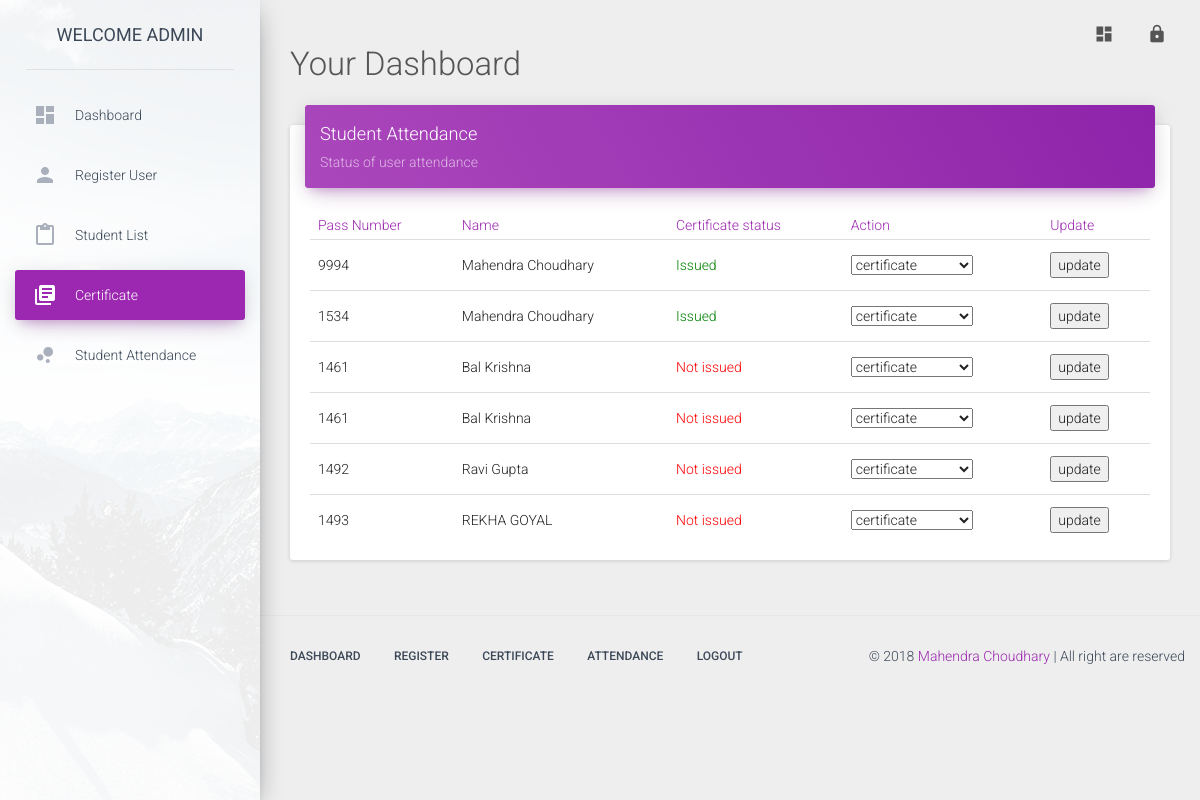
Screenshot of /certificate.php (signed in) with the database file from the repository.
### tables this page shows
CREATE TABLE IF NOT EXISTS `registration_details` (
  `user_id` int(255) NOT NULL AUTO_INCREMENT,
  `registration_type` varchar(255) NOT NULL,
  `pass_no` varchar(255) NOT NULL,
  `name` varchar(255) NOT NULL,
  `registrar_name` varchar(255) NOT NULL,
  `reg_date` varchar(255) NOT NULL,
  `reg_month` varchar(255) NOT NULL,
  `reg_year` varchar(255) NOT NULL,
  `address` varchar(255) NOT NULL,
  `area` varchar(255) NOT NULL,
  `city` varchar(255) NOT NULL,
  `gender` varchar(25) NOT NULL,
  `age` varchar(255) NOT NULL,
  `occupation` varchar(255) NOT NULL,
  `mobile` varchar(255) NOT NULL,
  `email` varchar(255) NOT NULL,
  `amt_paid` varchar(255) NOT NULL,
  `amt_due` varchar(255) NOT NULL,
  PRIMARY KEY (`user_id`)
);

### functions.php (the view, shortened to what this page needs)
        <?php
function get_student_certificate(){
    global $conn ;
    $query ='SELECT r.user_id , r.pass_no , r.name ,c.status
            FROM registration_details r INNER JOIN certificate_details c
            ON r.user_id = c.user_id
    ';
    $result = mysqli_query($conn ,$query ) or die("Check your sql query:".mysqli_query( $conn ) ) ;
    while( $row = mysqli_fetch_assoc( $result )  ){
        extract( $row ) ;
        ?>
        <tr>
            <td><?php echo $pass_no ;?></td>
            <td><?php echo $name ;?></td>
            <td <?php echo ($status==0)?'style="color:red"':'style="color:green"' ; ?>><?php echo ($status==0 )?"Not issued":"Issued" ;?></td>
            <td>
             <form action="<?php echo $_SERVER['PHP_SELF'] ; ?>" method="post" >
                <select name="new-attendance" id="new-attendance">
                    <option value="">certificate</option>
                </select>
            </td>
            <td>
               <input type="submit" name="submit" value="update">
            </td>
        </tr>
        <?php
    }
 }
?>

### rows the page displays
registration_details: pass_no "9994", name "Mahendra Choudhary", shows "Issued"
registration_details: pass_no "1534", name "Mahendra Choudhary", shows "Issued"
registration_details: pass_no "1461", name "Bal Krishna", shows "Not issued"
registration_details: pass_no "1461", name "Bal Krishna", shows "Not issued"
registration_details: pass_no "1492", name "Ravi Gupta", shows "Not issued"
registration_details: pass_no "1493", name "REKHA GOYAL", shows "Not issued"
